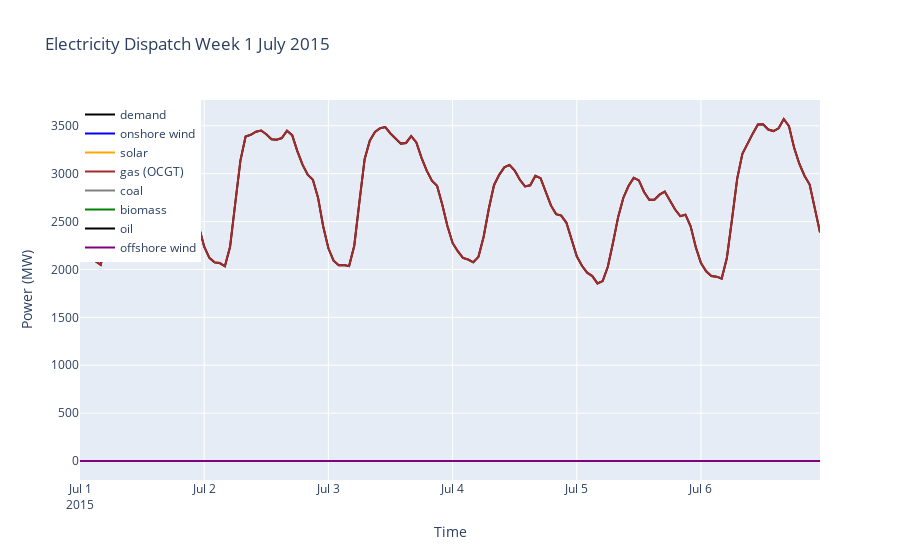

The notebook cell saved with this chart:
### Code cell
import plotly.graph_objects as go

fig = go.Figure()

# Define the start and end of the first week of July
start_date = '2015-07-01'
end_date = '2015-07-07'

# Filter the snapshots for the first week of July
snapshots_july = network_CO2.snapshots[(network_CO2.snapshots >= start_date) & (network_CO2.snapshots < end_date)]

fig.add_trace(go.Scatter(x=snapshots_july, y=network_CO2.loads_t.p['load'][snapshots_july], mode='lines', name='demand', line=dict(color='black')))
fig.add_trace(go.Scatter(x=snapshots_july, y=network_CO2.generators_t.p['onshorewind'][snapshots_july], mode='lines', name='onshore wind', line=dict(color='blue')))
fig.add_trace(go.Scatter(x=snapshots_july, y=network_CO2.generators_t.p['solar'][snapshots_july], mode='lines', name='solar', line=dict(color='orange')))
fig.add_trace(go.Scatter(x=snapshots_july, y=network_CO2.generators_t.p['OCGT'][snapshots_july], mode='lines', name='gas (OCGT)', line=dict(color='brown')))
fig.add_trace(go.Scatter(x=snapshots_july, y=network_CO2.generators_t.p['Coal'][snapshots_july], mode='lines', name='coal', line=dict(color='grey')))
fig.add_trace(go.Scatter(x=snapshots_july, y=network_CO2.generators_t.p['Biomass'][snapshots_july], mode='lines', name='biomass', line=dict(color='green')))
fig.add_trace(go.Scatter(x=snapshots_july, y=network_CO2.generators_t.p['Oil'][snapshots_july], mode='lines', name='oil', line=dict(color='black')))
fig.add_trace(go.Scatter(x=snapshots_july, y=network_CO2.generators_t.p['offshorewind'][snapshots_july], mode='lines', name='offshore wind', line=dict(color='purple')))

fig.update_layout(title='Electricity Dispatch Week 1 July 2015',
                  xaxis_title='Time',
                  yaxis_title='Power (MW)',
                  legend=dict(x=0, y=1, traceorder='normal'))

fig.show()

### Figure 1 — Plotly figure (JSON) as saved in the notebook; plotly's stock layout.template omitted (floating-point values rounded to 4 significant figures; data arrays with more than 128 entries replaced by an {"elided": "..."} marker saying what was removed)
{"data": [{"line": {"color": "black"}, "mode": "lines", "name": "demand", "type": "scatter", "x": {"elided": "144 str values"}, "y": {"elided": "144 int values"}}, {"line": {"color": "blue"}, "mode": "lines", "name": "onshore wind", "type": "scatter", "x": {"elided": "144 str values"}, "y": {"elided": "144 int values"}}, {"line": {"color": "orange"}, "mode": "lines", "name": "solar", "type": "scatter", "x": {"elided": "144 str values"}, "y": {"elided": "144 int values"}}, {"line": {"color": "brown"}, "mode": "lines", "name": "gas (OCGT)", "type": "scatter", "x": {"elided": "144 str values"}, "y": {"elided": "144 int values"}}, {"line": {"color": "grey"}, "mode": "lines", "name": "coal", "type": "scatter", "x": {"elided": "144 str values"}, "y": {"elided": "144 int values"}}, {"line": {"color": "green"}, "mode": "lines", "name": "biomass", "type": "scatter", "x": {"elided": "144 str values"}, "y": {"elided": "144 int values"}}, {"line": {"color": "black"}, "mode": "lines", "name": "oil", "type": "scatter", "x": {"elided": "144 str values"}, "y": {"elided": "144 int values"}}, {"line": {"color": "purple"}, "mode": "lines", "name": "offshore wind", "type": "scatter", "x": {"elided": "144 str values"}, "y": {"elided": "144 int values"}}], "layout": {"legend": {"traceorder": "normal", "x": 0, "y": 1}, "title": {"text": "Electricity Dispatch Week 1 July 2015"}, "xaxis": {"title": {"text": "Time"}}, "yaxis": {"title": {"text": "Power (MW)"}}}}
